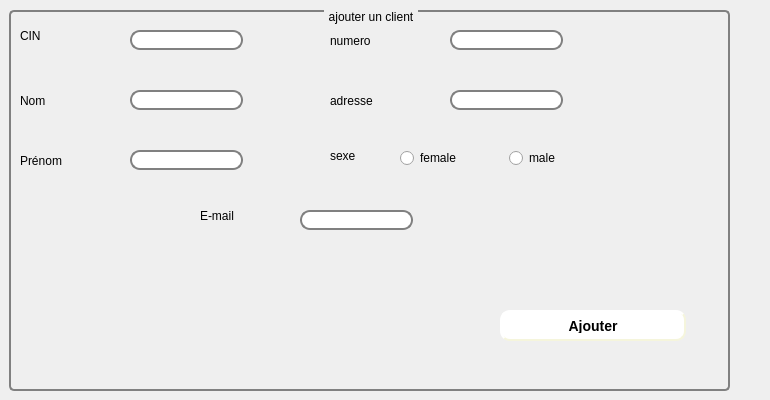
     <widget class="QWidget" name="tab">
      <attribute name="title">
       <string>Ajouter un client</string>
      </attribute>
      <widget class="QLabel" name="label">
       <property name="geometry">
        <rect>
         <x>20</x>
         <y>10</y>
         <width>81</width>
         <height>51</height>
        </rect>
       </property>
       <property name="text">
        <string>CIN</string>
       </property>
      </widget>
      <widget class="QLabel" name="label_2">
       <property name="geometry">
        <rect>
         <x>20</x>
         <y>80</y>
         <width>71</width>
         <height>41</height>
        </rect>
       </property>
       <property name="text">
        <string>Nom</string>
       </property>
      </widget>
      <widget class="QLabel" name="label_3">
       <property name="geometry">
        <rect>
         <x>20</x>
         <y>140</y>
         <width>81</width>
         <height>41</height>
        </rect>
       </property>
       <property name="text">
        <string>Prénom</string>
       </property>
      </widget>
      <widget class="QLineEdit" name="lineedit_cin">
       <property name="geometry">
        <rect>
         <x>130</x>
         <y>30</y>
         <width>113</width>
         <height>20</height>
        </rect>
       </property>
       <property name="styleSheet">
        <string notr="true">QLineEdit {
    border: 2px solid gray;
    border-radius: 10px;
    padding: 0 8px;
    background: white;
    selection-background-color: darkgray;
}</string>
       </property>
      </widget>
      <widget class="QLineEdit" name="lineEdit_nom">
       <property name="geometry">
        <rect>
         <x>130</x>
         <y>90</y>
         <width>113</width>
         <height>20</height>
        </rect>
       </property>
       <property name="styleSheet">
        <string notr="true">QLineEdit {
    border: 2px solid gray;
    border-radius: 10px;
    padding: 0 8px;
    background: white;
    selection-background-color: darkgray;
}</string>
       </property>
      </widget>
      <widget class="QLineEdit" name="lineEdit_prenom">
       <property name="geometry">
        <rect>
         <x>130</x>
         <y>150</y>
         <width>113</width>
         <height>20</height>
        </rect>
       </property>
       <property name="styleSheet">
        <string notr="true">QLineEdit {
    border: 2px solid gray;
    border-radius: 10px;
    padding: 0 8px;
    background: white;
    selection-background-color: darkgray;
}</string>
       </property>
      </widget>
      <widget class="QPushButton" name="pb_ajouter">
       <property name="geometry">
        <rect>
         <x>500</x>
         <y>310</y>
         <width>186</width>
         <height>31</height>
        </rect>
       </property>
       <property name="styleSheet">
        <string notr="true">QPushButton#pb_ajouter {
    background-color: white;
    border-style: outset;
    border-width: 2px;
    border-radius: 10px;
    border-color: beige;
    font: bold 14px;
    min-width: 10em;
    padding: 6px;
}</string>
       </property>
       <property name="text">
        <string>Ajouter</string>
       </property>
      </widget>
      <widget class="QLabel" name="label_5">
       <property name="geometry">
        <rect>
         <x>330</x>
         <y>20</y>
         <width>81</width>
         <height>41</height>
        </rect>
       </property>
       <property name="text">
        <string>numero </string>
       </property>
      </widget>
      <widget class="QLineEdit" name="lineEdit_numero">
       <property name="geometry">
        <rect>
         <x>450</x>
         <y>30</y>
         <width>113</width>
         <height>20</height>
        </rect>
       </property>
       <property name="styleSheet">
        <string notr="true">QLineEdit {
    border: 2px solid gray;
    border-radius: 10px;
    padding: 0 8px;
    background: white;
    selection-background-color: darkgray;
}</string>
       </property>
      </widget>
      <widget class="QLabel" name="label_6">
       <property name="geometry">
        <rect>
         <x>330</x>
         <y>80</y>
         <width>111</width>
         <height>41</height>
        </rect>
       </property>
       <property name="text">
        <string>adresse</string>
       </property>
      </widget>
      <widget class="QLineEdit" name="lineEdit_adresse">
       <property name="geometry">
        <rect>
         <x>450</x>
         <y>90</y>
         <width>113</width>
         <height>20</height>
        </rect>
       </property>
       <property name="styleSheet">
        <string notr="true">QLineEdit {
    border: 2px solid gray;
    border-radius: 10px;
    padding: 0 8px;
    background: white;
    selection-background-color: darkgray;
}</string>
       </property>
      </widget>
      <widget class="QLabel" name="label_7">
       <property name="geometry">
        <rect>
         <x>330</x>
         <y>130</y>
         <width>101</width>
         <height>51</height>
        </rect>
       </property>
       <property name="text">
        <string>sexe</string>
       </property>
      </widget>
      <widget class="QLabel" name="label_8">
       <property name="geometry">
        <rect>
         <x>200</x>
         <y>190</y>
         <width>91</width>
         <height>51</height>
        </rect>
       </property>
       <property name="text">
        <string>E-mail</string>
       </property>
      </widget>
      <widget class="QLineEdit" name="lineEdit_email">
       <property name="geometry">
        <rect>
         <x>300</x>
         <y>210</y>
         <width>113</width>
         <height>20</height>
        </rect>
       </property>
       <property name="styleSheet">
        <string notr="true">QLineEdit {
    border: 2px solid gray;
    border-radius: 10px;
    padding: 0 8px;
    background: white;
    selection-background-color: darkgray;
}</string>
       </property>
      </widget>
      <widget class="QGroupBox" name="groupBox_3">
       <property name="geometry">
        <rect>
         <x>9</x>
         <y>10</y>
         <width>721</width>
         <height>381</height>
        </rect>
       </property>
       <property name="styleSheet">
        <string notr="true">QGroupBox {
    background-color: qlineargradient(x1: 0, y1: 0, x2: 0, y2: 1,
                                      stop: 0 #E0E0E0, stop: 1 #FFFFFF);
    border: 2px solid gray;
    border-radius: 5px;
    margin-top: 1ex; /* leave space at the top for the title */
}

QGroupBox::title {
    subcontrol-origin: margin;
    subcontrol-position: top center; /* position at the top center */
    padding: 0 3px;
    background-color: qlineargradient(x1: 0, y1: 0, x2: 0, y2: 1,
                                      stop: 0 #FF0ECE, stop: 1 #FFFFFF);
}</string>
       </property>
       <property name="title">
        <string>ajouter un client</string>
       </property>
       <widget class="QRadioButton" name="radioButton_2">
        <property name="geometry">
         <rect>
          <x>500</x>
          <y>140</y>
          <width>63</width>
          <height>16</height>
         </rect>
        </property>
        <property name="text">
         <string>male</string>
        </property>
       </widget>
      </widget>
      <widget class="QRadioButton" name="radioButton">
       <property name="geometry">
        <rect>
         <x>400</x>
         <y>150</y>
         <width>63</width>
         <height>16</height>
        </rect>
       </property>
       <property name="text">
        <string>female</string>
       </property>
      </widget>
      <widget class="QLabel" name="label_30">
       <property name="geometry">
        <rect>
         <x>-6</x>
         <y>0</y>
         <width>761</width>
         <height>391</height>
        </rect>
       </property>
       <property name="text">
        <string/>
       </property>
       <property name="pixmap">
        <pixmap>../../Downloads/78634496_719301035223392_5189077133661569024_n.jpg</pixmap>
       </property>
      </widget>
      <zorder>label_30</zorder>
      <zorder>groupBox_3</zorder>
      <zorder>label</zorder>
      <zorder>label_2</zorder>
      <zorder>label_3</zorder>
      <zorder>lineedit_cin</zorder>
      <zorder>lineEdit_nom</zorder>
      <zorder>lineEdit_prenom</zorder>
      <zorder>pb_ajouter</zorder>
      <zorder>label_5</zorder>
      <zorder>lineEdit_numero</zorder>
      <zorder>label_6</zorder>
      <zorder>lineEdit_adresse</zorder>
      <zorder>label_7</zorder>
      <zorder>label_8</zorder>
      <zorder>lineEdit_email</zorder>
      <zorder>radioButton</zorder>
     </widget>
